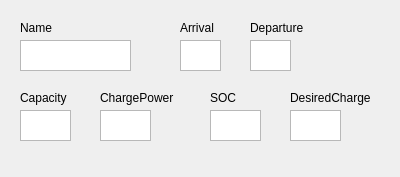
<?xml version="1.0" encoding="UTF-8"?>
<ui version="4.0">
 <class>vehicleWidget</class>
 <widget class="QWidget" name="vehicleWidget">
  <property name="geometry">
   <rect>
    <x>0</x>
    <y>0</y>
    <width>400</width>
    <height>177</height>
   </rect>
  </property>
  <property name="windowTitle">
   <string>Form</string>
  </property>
  <widget class="QFrame" name="frame">
   <property name="geometry">
    <rect>
     <x>-10</x>
     <y>-10</y>
     <width>431</width>
     <height>351</height>
    </rect>
   </property>
   <property name="frameShape">
    <enum>QFrame::StyledPanel</enum>
   </property>
   <property name="frameShadow">
    <enum>QFrame::Raised</enum>
   </property>
   <widget class="QTextEdit" name="nameTextEdit">
    <property name="geometry">
     <rect>
      <x>30</x>
      <y>50</y>
      <width>111</width>
      <height>31</height>
     </rect>
    </property>
   </widget>
   <widget class="QLabel" name="nameLabel">
    <property name="geometry">
     <rect>
      <x>30</x>
      <y>30</y>
      <width>49</width>
      <height>16</height>
     </rect>
    </property>
    <property name="text">
     <string>Name</string>
    </property>
   </widget>
   <widget class="QTextEdit" name="arrivalTextEdit">
    <property name="geometry">
     <rect>
      <x>190</x>
      <y>50</y>
      <width>41</width>
      <height>31</height>
     </rect>
    </property>
   </widget>
   <widget class="QLabel" name="arrivalLabel">
    <property name="geometry">
     <rect>
      <x>190</x>
      <y>30</y>
      <width>49</width>
      <height>16</height>
     </rect>
    </property>
    <property name="text">
     <string>Arrival</string>
    </property>
   </widget>
   <widget class="QLabel" name="departureLabel">
    <property name="geometry">
     <rect>
      <x>260</x>
      <y>30</y>
      <width>61</width>
      <height>16</height>
     </rect>
    </property>
    <property name="text">
     <string>Departure</string>
    </property>
   </widget>
   <widget class="QTextEdit" name="departureTextEdit">
    <property name="geometry">
     <rect>
      <x>260</x>
      <y>50</y>
      <width>41</width>
      <height>31</height>
     </rect>
    </property>
   </widget>
   <widget class="QLabel" name="capacityLabel">
    <property name="geometry">
     <rect>
      <x>30</x>
      <y>100</y>
      <width>49</width>
      <height>16</height>
     </rect>
    </property>
    <property name="text">
     <string>Capacity</string>
    </property>
   </widget>
   <widget class="QTextEdit" name="capacityTextEdit">
    <property name="geometry">
     <rect>
      <x>30</x>
      <y>120</y>
      <width>51</width>
      <height>31</height>
     </rect>
    </property>
   </widget>
   <widget class="QLabel" name="chargePowerLabel">
    <property name="geometry">
     <rect>
      <x>110</x>
      <y>100</y>
      <width>81</width>
      <height>16</height>
     </rect>
    </property>
    <property name="text">
     <string>ChargePower</string>
    </property>
   </widget>
   <widget class="QTextEdit" name="chargePowerTextEdit">
    <property name="geometry">
     <rect>
      <x>110</x>
      <y>120</y>
      <width>51</width>
      <height>31</height>
     </rect>
    </property>
   </widget>
   <widget class="QTextEdit" name="socTextEdit">
    <property name="geometry">
     <rect>
      <x>220</x>
      <y>120</y>
      <width>51</width>
      <height>31</height>
     </rect>
    </property>
   </widget>
   <widget class="QLabel" name="SOCLabel">
    <property name="geometry">
     <rect>
      <x>220</x>
      <y>100</y>
      <width>49</width>
      <height>16</height>
     </rect>
    </property>
    <property name="text">
     <string>SOC</string>
    </property>
   </widget>
   <widget class="QTextEdit" name="desiredChargeTextEdit">
    <property name="geometry">
     <rect>
      <x>300</x>
      <y>120</y>
      <width>51</width>
      <height>31</height>
     </rect>
    </property>
   </widget>
   <widget class="QLabel" name="desiredChargeLabel">
    <property name="geometry">
     <rect>
      <x>300</x>
      <y>100</y>
      <width>81</width>
      <height>16</height>
     </rect>
    </property>
    <property name="text">
     <string>DesiredCharge</string>
    </property>
   </widget>
  </widget>
 </widget>
 <resources/>
 <connections/>
</ui>
